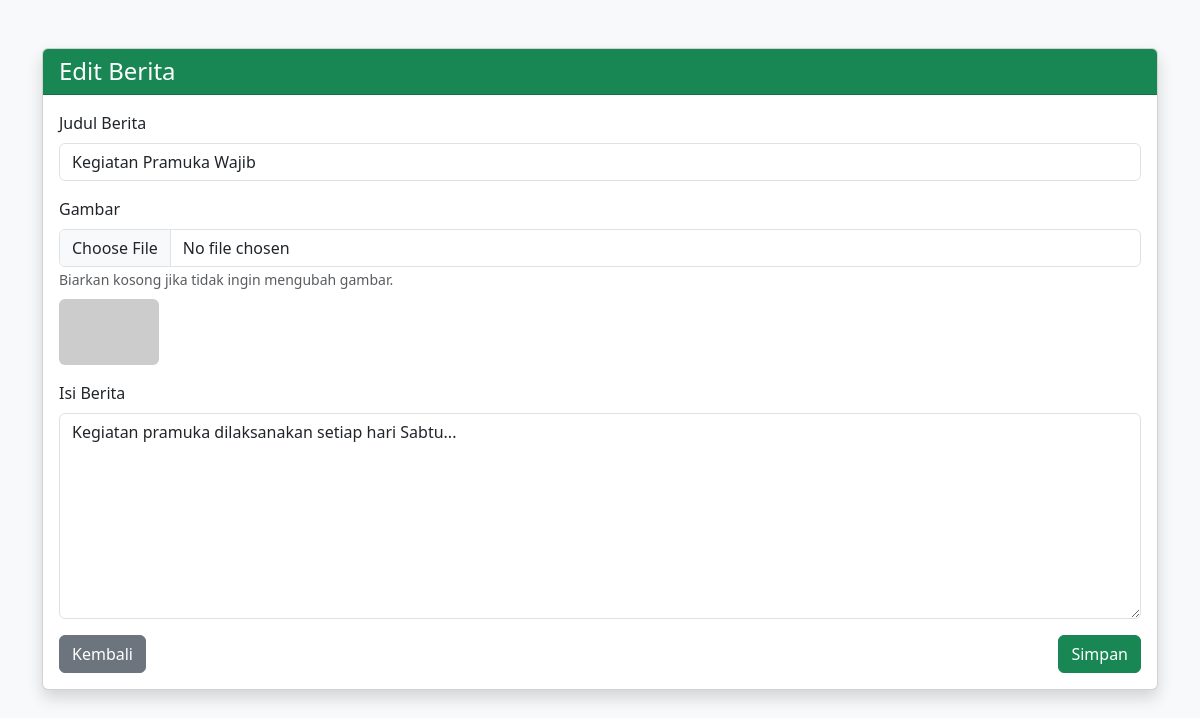
/blog_form.php?id=1 (signed in), run on the app's committed database.
### tables this page shows
CREATE TABLE IF NOT EXISTS blog (
    id INT AUTO_INCREMENT PRIMARY KEY,
    title VARCHAR(255) NOT NULL,
    content TEXT NOT NULL,
    image VARCHAR(255) DEFAULT 'default_blog.jpg',
    created_at TIMESTAMP DEFAULT CURRENT_TIMESTAMP
);

### blog_form.php (the view, shortened to what this page needs)
<?php
include 'koneksi.php';
$title = "";
$content = "";
$image = "";
$is_edit = false;
if (isset($_GET['id'])) {
    $id = $_GET['id'];
    $is_edit = true;
    $query = "SELECT * FROM blog WHERE id='$id'";
    $result = mysqli_query($koneksi, $query);
    $row = mysqli_fetch_assoc($result);
    $title = $row['title'];
    $content = $row['content'];
    $image = $row['image'];
}
?>
<!DOCTYPE html>
<html lang="id">
<head>
    <link href="https://cdn.jsdelivr.net/npm/bootstrap@5.3.3/dist/css/bootstrap.min.css" rel="stylesheet">
</head>
<body class="bg-light">
<div class="container mt-5">
    <div class="card shadow">
        <div class="card-header bg-success text-white">
            <h4 class="mb-0"><?php echo $is_edit ? 'Edit' : 'Tambah'; ?> Berita</h4>
        </div>
        <div class="card-body">
            <form action="blog_process.php" method="POST" enctype="multipart/form-data">
                <div class="mb-3">
                    <label class="form-label">Judul Berita</label>
                    <input type="text" name="title" class="form-control" value="<?php echo $title; ?>" required>
                </div>
                <div class="mb-3">
                    <label class="form-label">Gambar</label>
                    <input type="file" name="image" class="form-control">
                    <small class="text-muted">Biarkan kosong jika tidak ingin mengubah gambar.</small>
                    <?php if ($is_edit && $image): ?>
                        <div class="mt-2">
                            <img src="<?php echo $image; ?>" width="100" class="rounded">
                        </div>
                    <?php endif; ?>
                </div>
                <div class="mb-3">
                    <label class="form-label">Isi Berita</label>
                    <textarea name="content" class="form-control" rows="8" required><?php echo $content; ?></textarea>
                </div>
                <div class="d-flex justify-content-between">
                    <a href="admin_dashboard.php" class="btn btn-secondary">Kembali</a>
                    <button type="submit" name="<?php echo $is_edit ? 'update' : 'save'; ?>" class="btn btn-success">Simpan</button>
                </div>
            </form>
        </div>
    </div>
</div>
</body>
</html>

### data on the page
blog: title "Kegiatan Pramuka Wajib", content "Kegiatan pramuka dilaksanakan setiap hari Sabtu..."
